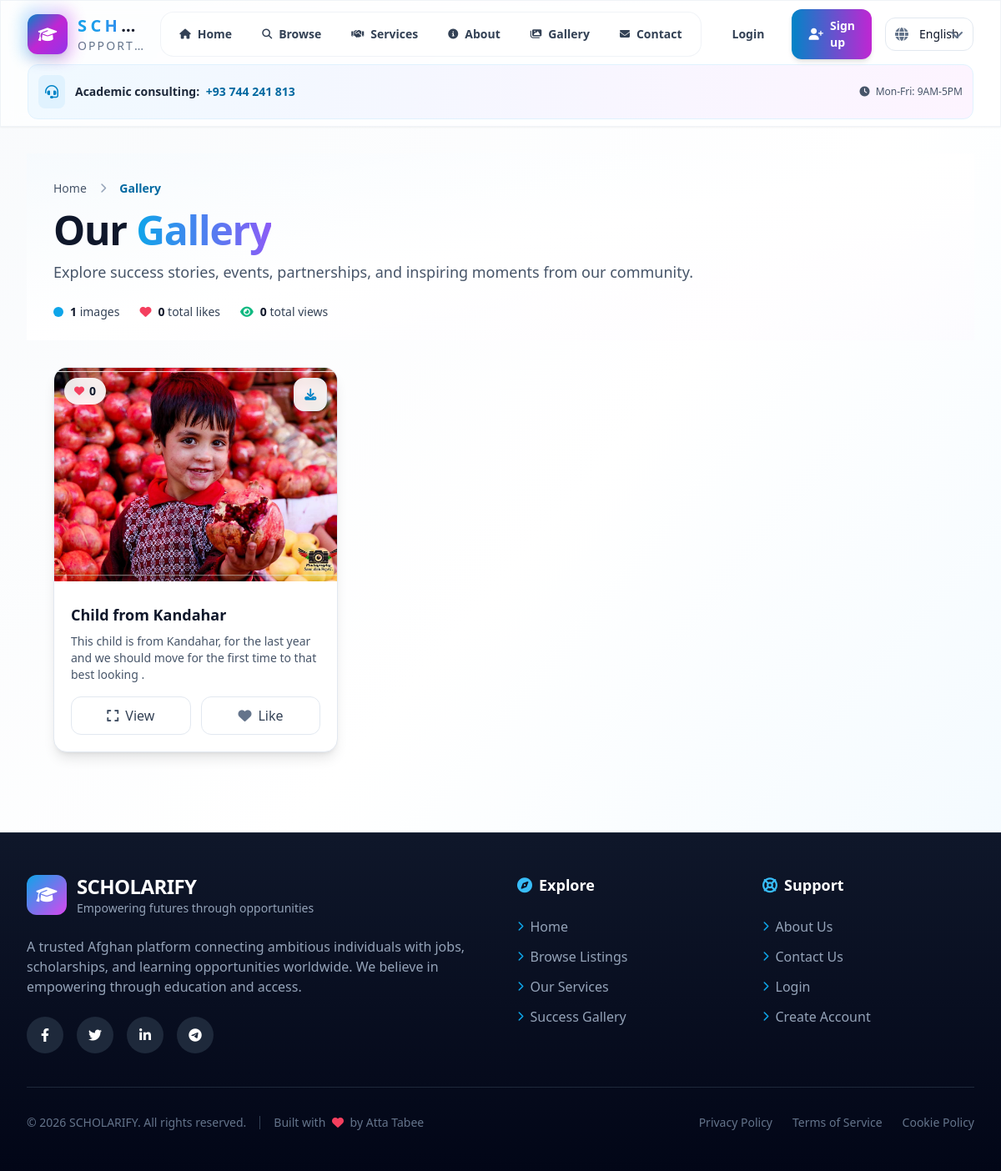
Screenshot of /en/gallery/ with the database file from the repository.
### pages/models.py (models this page shows, shortened)
class GalleryImage(models.Model):
    title = models.CharField(max_length=200, blank=True)
    caption = models.TextField(blank=True)
    image = models.ImageField(upload_to="gallery/")
    is_published = models.BooleanField(default=True)
    order = models.PositiveIntegerField(default=0)
    created_at = models.DateTimeField(auto_now_add=True)
    views = models.PositiveIntegerField(default=0)  # ADDED THIS FIELD
    class Meta:
        ordering = ["order", "-created_at"]

### pages/views.py (the view)
# urls.py: path("gallery/", views.gallery, name="gallery"),
def gallery(request):
    images = GalleryImage.objects.filter(is_published=True).order_by("-created_at")
    if not request.session.session_key:
        request.session.save()
    session_key = request.session.session_key
    likes_count = dict(
        GalleryLike.objects.filter(image__in=images)
        .values("image_id")
        .annotate(c=Count("id"))
        .values_list("image_id", "c")
    )
    liked_ids = set()
    if request.user.is_authenticated:
        liked_ids.update(
            GalleryLike.objects.filter(image__in=images, user=request.user)
            .values_list("image_id", flat=True)
        )
    else:
        liked_ids.update(
            GalleryLike.objects.filter(image__in=images, session_key=session_key)
            .values_list("image_id", flat=True)
        )
    total_likes = sum(likes_count.values())
    total_views = sum(img.views for img in images)
    context = {
        "page_title": _("Gallery"),
        "description": _("View our success stories and events"),
        "images": images,
        "likes_count": likes_count,
        "liked_ids": liked_ids,
        "total_likes": total_likes,
        "total_views": total_views,  # Now this will work with the views field
    }
    return render(request, "pages/gallery.html", context)

### pages/templates/pages/gallery.html (shortened to what this page needs)
{% extends "base.html" %}
{% load i18n %}
{% load pages_extras %}
{% load static %}
{% block content %}
<section class="relative bg-gradient-to-br from-primary-50/30 via-white to-secondary-50/20">
  <div class="max-w-7xl mx-auto px-4 sm:px-6 lg:px-8 pt-8 pb-6">
    <div class="flex flex-col lg:flex-row lg:items-center lg:justify-between gap-6">
      <div class="flex-1">
        <nav class="mb-4" aria-label="Breadcrumb">
          <ol class="flex items-center space-x-2 text-sm text-slate-600">
            <li>
              <a href="/" class="hover:text-primary-600 transition-colors">{% trans "Home" %}</a>
            </li>
            <li class="flex items-center">
              <i class="fas fa-chevron-right mx-2 text-xs text-slate-400"></i>
            </li>
            <li class="text-primary-700 font-semibold" aria-current="page">
              {% trans "Gallery" %}
            </li>
          </ol>
        </nav>
        <h1 class="text-3xl sm:text-4xl lg:text-5xl font-black tracking-tight text-slate-900 leading-tight">
          {% trans "Our" %} <span class="gradient-text">{% trans "Gallery" %}</span>
        </h1>
        <p class="mt-3 text-lg text-slate-600 max-w-3xl">
          {% trans "Explore success stories, events, partnerships, and inspiring moments from our community." %}
        </p>
        <div class="mt-6 flex flex-wrap items-center gap-6">
          <div class="flex items-center gap-2">
            <div class="h-3 w-3 rounded-full bg-primary-500 animate-pulse-slow"></div>
            <div class="text-sm text-slate-700">
              <span class="font-bold text-slate-900">{{ images|length }}</span>
              {% trans "images" %}
            </div>
          </div>
          <div class="flex items-center gap-2">
            <i class="fas fa-heart text-rose-500 text-sm"></i>
            <div class="text-sm text-slate-700">
              <span class="font-bold text-slate-900">{{ total_likes }}</span>
              {% trans "total likes" %}
            </div>
          </div>
          <div class="flex items-center gap-2">
            <i class="fas fa-eye text-emerald-500 text-sm"></i>
            <div class="text-sm text-slate-700">
              <span class="font-bold text-slate-900">{{ total_views }}</span>
              {% trans "total views" %}
            </div>
          </div>
        </div>
      </div>
    </div>
  </div>
</section>
<main class="max-w-7xl mx-auto px-4 sm:px-6 lg:px-8 py-8">
  {% if images %}
  <div class="grid grid-cols-1 sm:grid-cols-2 lg:grid-cols-3 gap-6">
    {% for g in images %}
    <article class="group bg-white rounded-2xl border border-slate-200 shadow-lg hover:shadow-xl transition-all duration-300 overflow-hidden">
      <div class="relative overflow-hidden">
        <button
          type="button"
          class="w-full h-64 relative overflow-hidden focus:outline-none"
          data-url="{{ g.image.url }}"
          data-title="{{ g.title|default:'' }}"
          data-caption="{{ g.caption|default:'' }}"
          onclick="openModal(this)"
          aria-label="{% trans 'View image' %}">
          <img src="{{ g.image.url }}" alt="{{ g.title }}"
               class="w-full h-full object-cover transition-transform duration-700 group-hover:scale-110">
        </button>
        <button class="absolute top-3 right-3 h-10 w-10 rounded-xl bg-white/90 backdrop-blur-sm flex items-center justify-center
                       shadow-md hover:bg-white hover:shadow-lg hover:scale-110 transition-all duration-300
                       border border-slate-200 hover:border-primary-300"
                onclick="event.stopPropagation(); downloadImage('{{ g.image.url }}', '{{ g.title|default:"gallery_image"|escapejs }}');"
                aria-label="{% trans 'Download' %}"
                title="{% trans 'Download Image' %}">
          <i class="fas fa-download text-primary-600 text-sm"></i>
        </button>
        <div class="absolute top-3 left-3">
          <div class="px-3 py-1.5 rounded-full bg-white/90 backdrop-blur-sm flex items-center gap-1.5 shadow-sm">
            <i class="fas fa-heart text-rose-500 text-xs"></i>
            <span id="like-count-{{ g.id }}" class="text-sm font-semibold text-slate-900">
              {{ likes_count|get_item:g.id|default:0 }}
            </span>
          </div>
        </div>
      </div>
      <div class="p-5">
        <div class="mb-4">
          <h3 class="text-lg font-bold text-slate-900 mb-2 line-clamp-2">
            {% if g.title %}{{ g.title }}{% else %}{% trans "Untitled" %}{% endif %}
          </h3>
          {% if g.caption %}
          <p class="text-sm text-slate-600 line-clamp-3">{{ g.caption }}</p>
          {% endif %}
        </div>
        <div class="flex items-center gap-3">
          <button
            type="button"
            class="flex-1 inline-flex items-center justify-center gap-2 px-4 py-2.5 rounded-xl border border-slate-200
                   bg-white text-slate-700 font-medium hover:bg-slate-50 hover:border-primary-300
                   hover:text-primary-700 transition-all duration-300"
            data-url="{{ g.image.url }}"
            data-title="{{ g.title|default:'' }}"
            data-caption="{{ g.caption|default:'' }}"
            onclick="openModal(this)">
            <i class="fas fa-expand text-slate-600"></i>
            <span>{% trans "View" %}</span>
          </button>
          <button type="button"
                  class="flex-1 inline-flex items-center justify-center gap-2 px-4 py-2.5 rounded-xl
                         {% if g.id in liked_ids %}bg-rose-50 border-rose-200 text-rose-700{% else %}border border-slate-200 bg-white text-slate-700{% endif %}
                         font-medium hover:bg-rose-50 hover:border-rose-300 hover:text-rose-700
                         transition-all duration-300"
                  onclick="toggleLike('{{ g.id }}', this)">
            <i class="fas fa-heart {% if g.id in liked_ids %}text-rose-500{% else %}text-slate-500{% endif %}"></i>
            <span id="like-text-{{ g.id }}">
              {% if g.id in liked_ids %}{% trans "Liked" %}{% else %}{% trans "Like" %}{% endif %}
            </span>
          </button>
        </div>
      </div>
    </article>
    {% endfor %}
  </div>
  {% endif %}
</main>
{% endblock %}

### rows the page displays
GalleryImage: image (picture), id "0", title "Child from Kandahar", caption "This child is from Kandahar, for the last year and we should move for the first time to that best looking ."

### other values shown
{{ images|length }} "1"
{{ total_likes }} "0"
{{ total_views }} "0"
